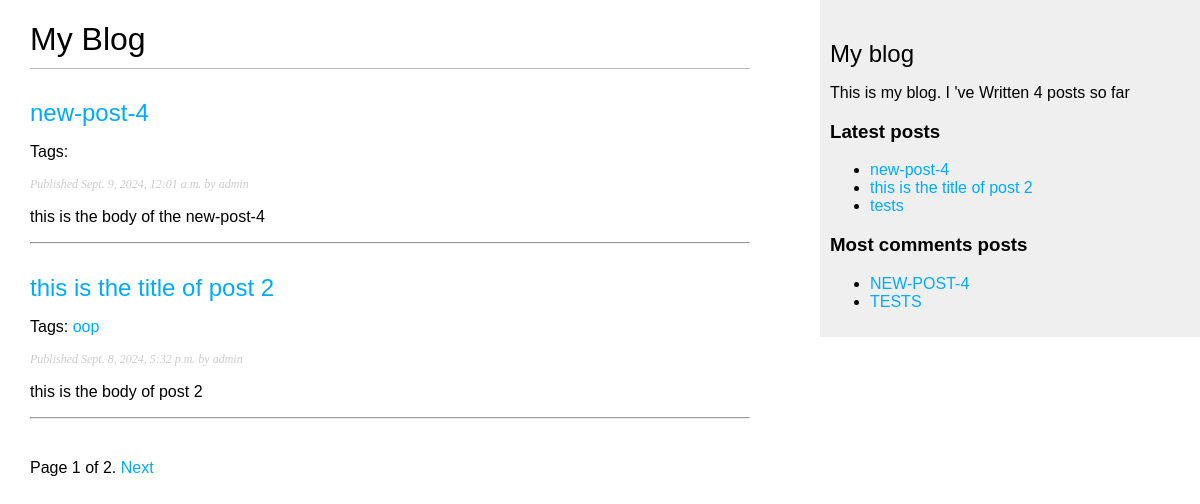
The page /blog/ on the database as committed earlier.
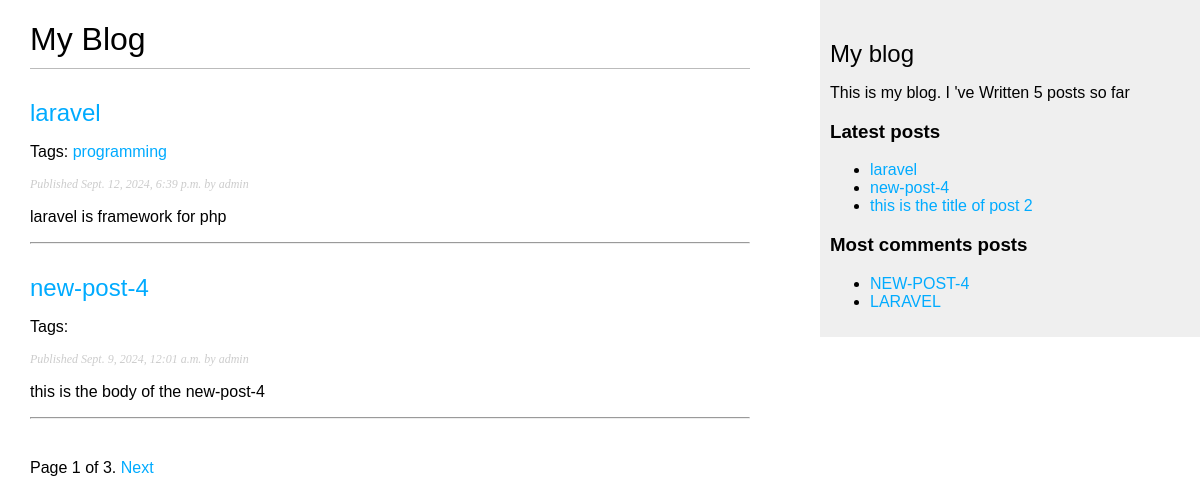
The same page on the database as committed later.
### blog/models.py (models this page shows, shortened)
class Post(models.Model):
    class Status(models.TextChoices):
        DRAFT='Df','Draft'
        PUBLISHED='PB','Published'
    title=models.CharField(max_length=250)
    slug=models.SlugField(max_length=250,unique_for_date='publish')
    author=models.ForeignKey(User,on_delete=models.CASCADE,related_name='blog_posts')
    body=models.TextField()
    publish=models.DateTimeField(default=timezone.now)
    created=models.DateTimeField(auto_now_add=True)
    updated=models.DateTimeField(auto_now=True)
    status=models.CharField(max_length=2,choices=Status.choices,default=Status.DRAFT)
    tags = TaggableManager()
    class Meta:
        ordering=['-publish']
        indexes=[
            models.Index(fields=['-publish']),
        ]
    def get_absolute_url(self):
        return reverse("blog:post_detail",args=[
            self.publish.year,
            self.publish.month,
            self.publish.day,
            self.slug,
        ])

### blog/views.py (the view)
# urls.py: path('',views.post_list, name='post_list'),
def post_list(request,tag_slug=None):
    post_list=Post.objects.all()
    tag=None
    if tag_slug:
        tag=get_object_or_404(Tag,slug=tag_slug)
        post_list=post_list.filter(tags__in=[tag])
    paginator = Paginator(post_list, 2)
    page_number = request.GET.get("page",1)
    try:
        posts = paginator.page(page_number)
    except EmptyPage:
        posts = paginator.page(paginator.num_pages)
    except PageNotAnInteger:
        posts = paginator.page(1)
    return render(request,'blog/post/list.html',{'posts':posts,'tag':tag})

### blog/templatetags/blog_tags.py (called while the page is built)
@register.simple_tag
def total_posts():
    return Post.objects.count()

@register.inclusion_tag('blog/post/latest_posts.html')
def show_latest_posts(count=5):
    latest_posts=Post.objects.order_by('-publish')[:count]
    return {'latest_posts': latest_posts}

@register.simple_tag
def get_most_commented_posts(count=2):
    return Post.objects.annotate(total_comments=Count('comments')).order_by('-total_comments')[:count]

@register.filter(name='markdown')
def markdown_format(text):
    return mark_safe(markdown.markdown(text))

### blog/templates/blog/post/list.html (shortened to what this page needs)
{% extends "blog/base.html" %}
{% load blog_tags %}
{% block content %}
<h1>My Blog</h1>
{% for post in posts %}
<h2>
    <a href="{{ post.get_absolute_url }}">
        {{ post.title }}
    </a>
</h2>
<p class="tags">
    Tags:
    {% for tag in post.tags.all %}
    <a href="{% url 'blog:post_list_by_tag' tag.slug %}">
        {{ tag.name }}
    </a>
    {% endfor %}
</p>
<p class="date">
    Published {{ post.publish }} by {{ post.author }}
</p>
{{ post.body|markdown|truncatewords_html:30 }}
<hr />
{% endfor %}
{% include "pagination.html" with page=posts %}
{% endblock %}

### blog/templates/blog/base.html (shortened to what this page needs)
{% load static %}
{% load blog_tags %}
<!DOCTYPE html>
<html>
<head>
    <link href="{% static 'css/blog.css' %}" rel="stylesheet">
</head>
<body>
    <div id="content">
        {% block content %}
        {% endblock %}
    <div id="sidebar">
        <h2>My blog</h2>
        <p>
            This is my blog.
            I 've Written {% total_posts %} posts so far
        </p>
        <h3>Latest posts</h3>
        {% show_latest_posts 3 %}
        <h3>Most comments posts</h3>
        {% get_most_commented_posts 2 as most_commented_posts %}
        <ul>
            {% for post in most_commented_posts %}
            <li>
                <a href="{{ post.get_absolute_url }}">{{ post.title|upper }}</a>
            </li>
            {% endfor %}
        </ul>
    </div>
</body>
</html>

### blog/templates/blog/post/latest_posts.html
<ul>
    {% for post in latest_posts %}
    <li>
        <a href="{{ post.get_absolute_url }}">{{ post.title }}</a>
    </li>
    {% endfor %}
</ul>

Rows that differ between the two databases and show on the page:
no longer on this page (row unchanged): Post: title "tests", title "TESTS"
no longer on one of the page's lists (row unchanged): Post: title "this is the title of post 2", publish "Sept. 8, 2024, 5:32 p.m.", author "admin", body "this is the body of post 2"
added Post: title "laravel", publish "Sept. 12, 2024, 6:39 p.m.", author "admin", body "laravel is framework for php", title "LARAVEL"
now on this page (row unchanged): Tag: name "programming", shown under "laravel"
computed for Post "this is the title of post 2": loses Tag (name "oop")
Other text that changed with them:
{{ page.paginator.num_pages }}: "2" → "3"
text no longer shown: "4"
text now shown: "5"
